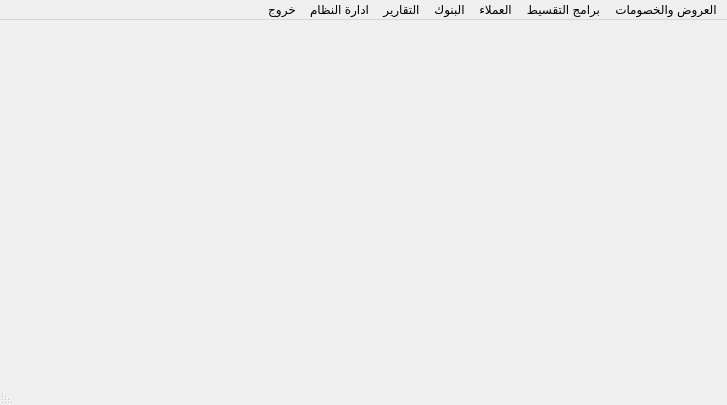
<?xml version="1.0" encoding="UTF-8"?>
<ui version="4.0">
 <class>MainWindow</class>
 <widget class="QMainWindow" name="MainWindow">
  <property name="geometry">
   <rect>
    <x>0</x>
    <y>0</y>
    <width>727</width>
    <height>405</height>
   </rect>
  </property>
  <property name="windowTitle">
   <string>MainWindow</string>
  </property>
  <property name="layoutDirection">
   <enum>Qt::RightToLeft</enum>
  </property>
  <property name="autoFillBackground">
   <bool>false</bool>
  </property>
  <property name="styleSheet">
   <string notr="true"/>
  </property>
  <widget class="QWidget" name="centralwidget"/>
  <widget class="QMenuBar" name="QMenubar">
   <property name="geometry">
    <rect>
     <x>0</x>
     <y>0</y>
     <width>727</width>
     <height>23</height>
    </rect>
   </property>
   <property name="layoutDirection">
    <enum>Qt::RightToLeft</enum>
   </property>
   <widget class="QMenu" name="QM_System">
    <property name="layoutDirection">
     <enum>Qt::RightToLeft</enum>
    </property>
    <property name="title">
     <string>ادارة النظام</string>
    </property>
    <widget class="QMenu" name="QM_Master_Data">
     <property name="layoutDirection">
      <enum>Qt::RightToLeft</enum>
     </property>
     <property name="title">
      <string>البيانات الاساسية</string>
     </property>
     <addaction name="action_28"/>
     <addaction name="action_26"/>
     <addaction name="action_24"/>
     <addaction name="action_25"/>
     <addaction name="action_27"/>
     <addaction name="action_30"/>
     <addaction name="action_35"/>
     <addaction name="action_129"/>
     <addaction name="action_4"/>
     <addaction name="action_BMC_2"/>
     <addaction name="action_140"/>
    </widget>
    <widget class="QMenu" name="QM_Authorization">
     <property name="layoutDirection">
      <enum>Qt::RightToLeft</enum>
     </property>
     <property name="title">
      <string>ادارة المستخدمين</string>
     </property>
     <widget class="QMenu" name="QM_User">
      <property name="title">
       <string>Users</string>
      </property>
      <addaction name="QAct_Create_User"/>
      <addaction name="QAct_Modify_User"/>
      <addaction name="QAct_Copy_User"/>
      <addaction name="QAct_Reset_User_Password"/>
      <addaction name="QAct_Assign_User_to_Roles"/>
      <addaction name="QAct_Create_User_Card"/>
      <addaction name="QAct_Modify_User_Card"/>
     </widget>
     <widget class="QMenu" name="QM_Form">
      <property name="title">
       <string>Forms</string>
      </property>
      <addaction name="QAct_Create_Form"/>
      <addaction name="QAct_Modify_Form"/>
      <addaction name="QAct_Create_Form_Item"/>
      <addaction name="QAct_Modify_Form_Item"/>
     </widget>
     <widget class="QMenu" name="QM_Privilage">
      <property name="title">
       <string>Privilages</string>
      </property>
      <addaction name="QAct_Create_Privilage"/>
     </widget>
     <widget class="QMenu" name="QM_Role">
      <property name="title">
       <string>Roles</string>
      </property>
      <addaction name="QAct_Create_Role"/>
      <addaction name="QAct_Modify_Role"/>
      <addaction name="QAct_Modify_Roles_Privilages"/>
      <addaction name="QAct_Copy_Role"/>
     </widget>
     <widget class="QMenu" name="QM_Function_Key">
      <property name="title">
       <string>Function Keys</string>
      </property>
      <addaction name="QAct_Create_Function_Keys"/>
      <addaction name="QAct_Modify_Function_Keys"/>
     </widget>
     <addaction name="QM_User"/>
     <addaction name="QM_Role"/>
     <addaction name="QM_Privilage"/>
     <addaction name="QM_Form"/>
     <addaction name="QM_Function_Key"/>
    </widget>
    <addaction name="QM_Master_Data"/>
    <addaction name="QM_Authorization"/>
   </widget>
   <widget class="QMenu" name="QM_Promotion">
    <property name="layoutDirection">
     <enum>Qt::RightToLeft</enum>
    </property>
    <property name="title">
     <string>العروض والخصومات</string>
    </property>
    <widget class="QMenu" name="QM_Promotion_Prom">
     <property name="layoutDirection">
      <enum>Qt::RightToLeft</enum>
     </property>
     <property name="autoFillBackground">
      <bool>false</bool>
     </property>
     <property name="title">
      <string>العروض</string>
     </property>
     <addaction name="QAct_Prom_Add"/>
     <addaction name="QAct_Prom_Edit"/>
     <addaction name="separator"/>
     <addaction name="QAct_Prom_Activate"/>
     <addaction name="separator"/>
     <addaction name="QAct_Prom_Deactivate"/>
     <addaction name="separator"/>
     <addaction name="QAct_Prom_Date_Increase"/>
     <addaction name="separator"/>
     <addaction name="QAct_Prom_Copy"/>
     <addaction name="separator"/>
     <addaction name="QAct_Prom_Upload"/>
     <addaction name="separator"/>
    </widget>
    <widget class="QMenu" name="QM_Promotion_Voucher">
     <property name="title">
      <string>قسيمة مشتريات</string>
     </property>
     <addaction name="QAct_Voucher_Add"/>
     <addaction name="QAct_Voucher_Edit"/>
     <addaction name="separator"/>
     <addaction name="QAct_Voucher_Activate"/>
     <addaction name="separator"/>
     <addaction name="QAct_Voucher_Deactivate"/>
     <addaction name="separator"/>
     <addaction name="QAct_Voucher_Print"/>
    </widget>
    <widget class="QMenu" name="QM_Promotion_Magazine">
     <property name="title">
      <string>المجلة</string>
     </property>
     <addaction name="QAct_Magazine_Add"/>
     <addaction name="separator"/>
     <addaction name="QAct_Magazine_Edit"/>
     <addaction name="separator"/>
     <addaction name="QAct_Magazine_Actiavte"/>
     <addaction name="QAct_Magazine_Deactivate"/>
    </widget>
    <widget class="QMenu" name="QM_Promotion_Coupon">
     <property name="title">
      <string>كوبونات الخصم</string>
     </property>
     <addaction name="QAct_Coupon_Add"/>
     <addaction name="QAct_Coupon_Edit"/>
     <addaction name="separator"/>
     <addaction name="QAct_Coupon_Activate"/>
     <addaction name="separator"/>
     <addaction name="QAct_Coupon_Deactivate"/>
     <addaction name="separator"/>
     <addaction name="QAct_Coupon_Print"/>
     <addaction name="separator"/>
    </widget>
    <addaction name="QM_Promotion_Prom"/>
    <addaction name="separator"/>
    <addaction name="QM_Promotion_Coupon"/>
    <addaction name="separator"/>
    <addaction name="QM_Promotion_Voucher"/>
    <addaction name="separator"/>
    <addaction name="QM_Promotion_Magazine"/>
    <addaction name="separator"/>
   </widget>
   <widget class="QMenu" name="QM_Installment">
    <property name="layoutDirection">
     <enum>Qt::RightToLeft</enum>
    </property>
    <property name="title">
     <string>برامج التقسيط</string>
    </property>
    <widget class="QMenu" name="QM_Installment_System">
     <property name="layoutDirection">
      <enum>Qt::RightToLeft</enum>
     </property>
     <property name="title">
      <string>نظام التقسيط</string>
     </property>
     <addaction name="QAct_Install_Create"/>
     <addaction name="QAct_Install_Edit"/>
     <addaction name="QAct_Install_Activate_Deactivate"/>
    </widget>
    <widget class="QMenu" name="QM_Installment_Item">
     <property name="layoutDirection">
      <enum>Qt::RightToLeft</enum>
     </property>
     <property name="title">
      <string>اصناف التقسيط</string>
     </property>
     <addaction name="QAct_Install_Item_Upload"/>
     <addaction name="QAct_Install_Item_Upload_Reject"/>
    </widget>
    <addaction name="QM_Installment_System"/>
    <addaction name="QM_Installment_Item"/>
   </widget>
   <widget class="QMenu" name="QM_Customer">
    <property name="layoutDirection">
     <enum>Qt::RightToLeft</enum>
    </property>
    <property name="title">
     <string>العملاء</string>
    </property>
    <widget class="QMenu" name="QM_Customer_Data">
     <property name="layoutDirection">
      <enum>Qt::RightToLeft</enum>
     </property>
     <property name="title">
      <string>بيانات العملاء</string>
     </property>
     <addaction name="QAct_Cust_Add"/>
     <addaction name="QAct_Cust_Edit"/>
     <addaction name="QAct_Cust_Deactivate"/>
     <addaction name="separator"/>
     <addaction name="QAct_Cust_Upload_Data"/>
     <addaction name="separator"/>
     <addaction name="QAct_Cust_Card"/>
     <addaction name="separator"/>
     <addaction name="QAct_Cust_Points_Upload"/>
    </widget>
    <widget class="QMenu" name="QM_Customer_Group">
     <property name="layoutDirection">
      <enum>Qt::RightToLeft</enum>
     </property>
     <property name="title">
      <string>مجموعات  العملاء</string>
     </property>
     <addaction name="QAct_Cust_Grp_Add"/>
     <addaction name="QAct_Cust_Grp_Edit"/>
     <addaction name="QAct_Cust_Grp_Deactivate"/>
     <addaction name="separator"/>
    </widget>
    <widget class="QMenu" name="QM_Customer_Level">
     <property name="title">
      <string>مستويات العملاء</string>
     </property>
     <addaction name="QAct_Cust_Lvl_Add"/>
     <addaction name="QAct_Cust_Lvl_Edit"/>
     <addaction name="QAct_Cust_Lvl_Promote"/>
     <addaction name="QAct_Cust_Promote_Manual"/>
    </widget>
    <widget class="QMenu" name="QM_Customer_Points">
     <property name="title">
      <string>الهدايا والنقاط المكتسبة</string>
     </property>
     <addaction name="QAct_Cust_Gift_Define"/>
     <addaction name="QAct_Cust_Points_Redeem_Define"/>
     <addaction name="separator"/>
     <addaction name="QAct_Cust_Points_By_Section"/>
     <addaction name="QAct_Cust_Points_By_Item"/>
     <addaction name="QAct_Cust_Points_Data_Upload"/>
     <addaction name="separator"/>
    </widget>
    <widget class="QMenu" name="QM_Customer_Redeem">
     <property name="title">
      <string>منح الهدايا واستبدال النقاط</string>
     </property>
     <addaction name="QAct_Cust_Redeem_Voucher"/>
     <addaction name="QAct_Cust_Redeem_Gift"/>
     <addaction name="QAct_Cust_Gift_make"/>
     <addaction name="QAct_Cust_Redeem_Voucher_Print"/>
    </widget>
    <addaction name="QM_Customer_Group"/>
    <addaction name="QM_Customer_Level"/>
    <addaction name="separator"/>
    <addaction name="QM_Customer_Data"/>
    <addaction name="separator"/>
    <addaction name="QM_Customer_Points"/>
    <addaction name="QM_Customer_Redeem"/>
    <addaction name="action_2"/>
   </widget>
   <widget class="QMenu" name="QM_Report">
    <property name="layoutDirection">
     <enum>Qt::RightToLeft</enum>
    </property>
    <property name="title">
     <string>التقارير</string>
    </property>
    <widget class="QMenu" name="QM_Report_Master_Data">
     <property name="layoutDirection">
      <enum>Qt::RightToLeft</enum>
     </property>
     <property name="title">
      <string>تقارير البيانات الاساسية</string>
     </property>
     <addaction name="QAct_Report_Master_Data_1"/>
     <addaction name="QAct_Report_Master_Data_2"/>
     <addaction name="QAct_Report_Master_Data_3"/>
     <addaction name="QAct_Report_Master_Data_4"/>
     <addaction name="QAct_Report_Master_Data_5"/>
    </widget>
    <widget class="QMenu" name="QM_Report_Sale">
     <property name="layoutDirection">
      <enum>Qt::RightToLeft</enum>
     </property>
     <property name="title">
      <string>تقارير المبيعات</string>
     </property>
     <addaction name="QAct_Report_Sale_1"/>
     <addaction name="QAct_Report_Sale_2"/>
     <addaction name="QAct_Report_Sale_3"/>
     <addaction name="QAct_Report_Sale_4"/>
     <addaction name="QAct_Report_Sale_5"/>
     <addaction name="QAct_Report_Sale_6"/>
     <addaction name="QAct_Report_Sale_7"/>
     <addaction name="QAct_Report_Sale_8"/>
     <addaction name="QAct_Report_Sale_9"/>
     <addaction name="QAct_Report_Sale_10"/>
     <addaction name="QAct_Report_Sale_11"/>
     <addaction name="QAct_Report_Sale_12"/>
     <addaction name="QAct_Report_Sale_13"/>
    </widget>
    <widget class="QMenu" name="QM_Report_Main_Safe">
     <property name="title">
      <string>تقارير الخزينة المركزية</string>
     </property>
     <addaction name="QAct_Report_Main_Safe_1"/>
     <addaction name="QAct_Report_Main_Safe_2"/>
     <addaction name="QAct_Report_Main_Safe_3"/>
     <addaction name="QAct_Report_Main_Safe_4"/>
     <addaction name="QAct_Report_Main_Safe_5"/>
     <addaction name="QAct_Report_Main_Safe_6"/>
     <addaction name="QAct_Report_Main_Safe_7"/>
     <addaction name="QAct_Report_Main_Safe_8"/>
     <addaction name="QAct_Report_Main_Safe_9"/>
     <addaction name="QAct_Report_Main_Safe_10"/>
    </widget>
    <widget class="QMenu" name="QM_Report_Return">
     <property name="title">
      <string>تقارير الارتجاع</string>
     </property>
     <addaction name="QAct_Report_Return_1"/>
     <addaction name="QAct_Report_Return_2"/>
     <addaction name="QAct_Report_Return_3"/>
     <addaction name="QAct_Report_Return_4"/>
     <addaction name="QAct_Report_Return_5"/>
    </widget>
    <widget class="QMenu" name="QM_Report_KPI">
     <property name="title">
      <string>تقارير احصائية عملاء التجزئة</string>
     </property>
     <addaction name="QAct_Report_KPI_1"/>
     <addaction name="QAct_Report_KPI_2"/>
     <addaction name="QAct_Report_KPI_3"/>
    </widget>
    <widget class="QMenu" name="QM_Report_Checking">
     <property name="title">
      <string>تقارير رقابية</string>
     </property>
     <addaction name="action_119"/>
     <addaction name="action_120"/>
     <addaction name="action_121"/>
     <addaction name="action_122"/>
     <addaction name="action_123"/>
    </widget>
    <widget class="QMenu" name="QM_Report_Promotion">
     <property name="title">
      <string>تقارير العروض والخصومات</string>
     </property>
     <addaction name="QAct_Report_Promotion_1"/>
     <addaction name="QAct_Report_Promotion_2"/>
     <addaction name="QAct_Report_Promotion_3"/>
    </widget>
    <widget class="QMenu" name="QM_Report_Bank">
     <property name="layoutDirection">
      <enum>Qt::RightToLeft</enum>
     </property>
     <property name="title">
      <string>تقارير البنوك</string>
     </property>
     <widget class="QMenu" name="menu_25">
      <property name="layoutDirection">
       <enum>Qt::RightToLeft</enum>
      </property>
      <property name="title">
       <string>كروت الإئتمان</string>
      </property>
      <addaction name="action_104"/>
      <addaction name="action_103"/>
      <addaction name="action_105"/>
      <addaction name="action_9"/>
     </widget>
     <addaction name="action_3"/>
     <addaction name="menu_25"/>
    </widget>
    <widget class="QMenu" name="QM_Report_Installment">
     <property name="title">
      <string>تقارير انظمة التقسيط</string>
     </property>
     <addaction name="action_22"/>
     <addaction name="action_46"/>
     <addaction name="action_23"/>
     <addaction name="action_29"/>
     <addaction name="action_36"/>
     <addaction name="action_39"/>
    </widget>
    <widget class="QMenu" name="QM_Report_Cust">
     <property name="title">
      <string>تقارير العملاء</string>
     </property>
     <addaction name="QAct_Report_Cust_1"/>
     <addaction name="QAct_Report_Cust_2"/>
     <addaction name="QAct_Report_Cust_3"/>
     <addaction name="QAct_Report_Cust_4"/>
     <addaction name="QAct_Report_Cust_5"/>
     <addaction name="QAct_Report_Cust_6"/>
     <addaction name="QAct_Report_Cust_7"/>
     <addaction name="QAct_Report_Cust_8"/>
     <addaction name="QAct_Report_Cust_9"/>
     <addaction name="QAct_Report_Cust_10"/>
     <addaction name="QAct_Report_Cust_11"/>
     <addaction name="QAct_Report_Cust_12"/>
     <addaction name="QAct_Report_Cust_13"/>
     <addaction name="QAct_Report_Cust_14"/>
     <addaction name="QAct_Report_Cust_15"/>
     <addaction name="QAct_Report_Cust_16"/>
     <addaction name="QAct_Report_Cust_17"/>
     <addaction name="separator"/>
     <addaction name="QAct_Report_Cust_18"/>
     <addaction name="QAct_Report_Cust_19"/>
     <addaction name="QAct_Report_Cust_20"/>
     <addaction name="QAct_Report_Cust_21"/>
     <addaction name="QAct_Report_Cust_22"/>
     <addaction name="QAct_Report_Cust_23"/>
    </widget>
    <addaction name="QM_Report_Cust"/>
    <addaction name="QM_Report_Sale"/>
    <addaction name="QM_Report_Return"/>
    <addaction name="QM_Report_Main_Safe"/>
    <addaction name="QM_Report_KPI"/>
    <addaction name="QM_Report_Master_Data"/>
    <addaction name="QM_Report_Promotion"/>
    <addaction name="QM_Report_Bank"/>
    <addaction name="QM_Report_Installment"/>
    <addaction name="QAct_Report_Invoice"/>
    <addaction name="QAct_Report_Vendor"/>
    <addaction name="QM_Report_Checking"/>
   </widget>
   <widget class="QMenu" name="QM_Exit">
    <property name="title">
     <string>خروج</string>
    </property>
    <addaction name="QAct_Exit"/>
   </widget>
   <widget class="QMenu" name="menu_2">
    <property name="title">
     <string>البنوك</string>
    </property>
    <addaction name="QAct_create_Bank"/>
    <addaction name="QAct_modify_Bank"/>
   </widget>
   <addaction name="QM_Promotion"/>
   <addaction name="QM_Installment"/>
   <addaction name="QM_Customer"/>
   <addaction name="menu_2"/>
   <addaction name="QM_Report"/>
   <addaction name="QM_System"/>
   <addaction name="QM_Exit"/>
  </widget>
  <widget class="QStatusBar" name="statusbar"/>
  <action name="action_6">
   <property name="text">
    <string>تفعيل العروض</string>
   </property>
  </action>
  <action name="action_7">
   <property name="text">
    <string>مد سريان العروض</string>
   </property>
  </action>
  <action name="action_8">
   <property name="text">
    <string>ايقاف العروض</string>
   </property>
  </action>
  <action name="action_11">
   <property name="text">
    <string>انشاء عرض من اخر منتهى</string>
   </property>
  </action>
  <action name="QAct_Cust_Add">
   <property name="text">
    <string>انشاء عميل</string>
   </property>
  </action>
  <action name="QAct_Cust_Edit">
   <property name="text">
    <string>تعديل بيانات عميل</string>
   </property>
  </action>
  <action name="QAct_Cust_Deactivate">
   <property name="text">
    <string>ايقاف عميل</string>
   </property>
  </action>
  <action name="QAct_Cust_Grp_Add">
   <property name="text">
    <string>انشاء مجموعة عملاء</string>
   </property>
  </action>
  <action name="QAct_Cust_Grp_Edit">
   <property name="text">
    <string>تعديل مجموعة عملاء</string>
   </property>
  </action>
  <action name="QAct_Cust_Grp_Deactivate">
   <property name="text">
    <string>ايقاف مجموعة عملاء</string>
   </property>
  </action>
  <action name="action_24">
   <property name="text">
    <string>طرق الدفع</string>
   </property>
  </action>
  <action name="action_25">
   <property name="text">
    <string>البنوك</string>
   </property>
  </action>
  <action name="action_26">
   <property name="text">
    <string>الفروع</string>
   </property>
  </action>
  <action name="action_27">
   <property name="text">
    <string>انواع العروض</string>
   </property>
  </action>
  <action name="action_28">
   <property name="text">
    <string>الشركات</string>
   </property>
  </action>
  <action name="action_30">
   <property name="text">
    <string>انواع التقسيط</string>
   </property>
  </action>
  <action name="QAct_Install_Create">
   <property name="text">
    <string>انشاء نظام التقسيط</string>
   </property>
  </action>
  <action name="QAct_Install_Edit">
   <property name="text">
    <string>تعديل نظام التقسيط</string>
   </property>
  </action>
  <action name="QAct_Install_Activate_Deactivate">
   <property name="text">
    <string>تفعيل /ايقاف نظام التقسيط</string>
   </property>
  </action>
  <action name="action_5">
   <property name="text">
    <string>ايقاف نظام التقسيط</string>
   </property>
  </action>
  <action name="action_35">
   <property name="text">
    <string>انواع الموردين</string>
   </property>
  </action>
  <action name="QAct_Report_Master_Data_1">
   <property name="text">
    <string>استعلام عن بيانات صنف</string>
   </property>
  </action>
  <action name="QAct_Report_Master_Data_2">
   <property name="text">
    <string>استعلام عن بيانات مورد</string>
   </property>
  </action>
  <action name="action_42">
   <property name="text">
    <string>تقارير مبيعات بالصنف</string>
   </property>
  </action>
  <action name="action_43">
   <property name="text">
    <string>تقارير مبيعات بالقسم</string>
   </property>
  </action>
  <action name="action_44">
   <property name="text">
    <string>تقارير مبيعات بالادارة</string>
   </property>
  </action>
  <action name="QAct_Prom_Add">
   <property name="text">
    <string>انشاء العروض</string>
   </property>
  </action>
  <action name="QAct_Prom_Activate">
   <property name="text">
    <string>تنشيط العروض</string>
   </property>
  </action>
  <action name="QAct_Prom_Deactivate">
   <property name="text">
    <string>ايقاف العروض</string>
   </property>
  </action>
  <action name="QAct_Prom_Date_Increase">
   <property name="text">
    <string>مد سريان العروض</string>
   </property>
  </action>
  <action name="QAct_Prom_Copy">
   <property name="text">
    <string>انشاء عرض من اخر منتهى</string>
   </property>
  </action>
  <action name="QAct_Prom_Upload">
   <property name="text">
    <string>تحميل اصناف العروض</string>
   </property>
  </action>
  <action name="QAct_Coupon_Add">
   <property name="text">
    <string>انشاء كوبون الخصم</string>
   </property>
  </action>
  <action name="QAct_Coupon_Activate">
   <property name="text">
    <string>تنشيط كوبون الخصم</string>
   </property>
  </action>
  <action name="QAct_Coupon_Edit">
   <property name="text">
    <string>تعديل كوبون الخصم</string>
   </property>
  </action>
  <action name="QAct_Coupon_Print">
   <property name="text">
    <string>طباعة كوبون الخصم</string>
   </property>
  </action>
  <action name="QAct_Coupon_Deactivate">
   <property name="text">
    <string>ايقاف كوبون الخصم</string>
   </property>
  </action>
  <action name="QAct_Prom_Edit">
   <property name="text">
    <string>تعديل العروض</string>
   </property>
  </action>
  <action name="QAct_Voucher_Add">
   <property name="text">
    <string>انشاء قسيمة مشتريات</string>
   </property>
  </action>
  <action name="QAct_Voucher_Edit">
   <property name="text">
    <string>تعديل قسيمة مشتريات</string>
   </property>
  </action>
  <action name="QAct_Voucher_Deactivate">
   <property name="text">
    <string>ايقاف قسيمة مشتريات</string>
   </property>
  </action>
  <action name="QAct_Voucher_Activate">
   <property name="text">
    <string>تنشيط قسيمة مشتريات</string>
   </property>
  </action>
  <action name="QAct_Voucher_Print">
   <property name="text">
    <string>طباعة قسيمة مشتريات</string>
   </property>
  </action>
  <action name="QAct_Magazine_Add">
   <property name="text">
    <string>انشاء مجلة</string>
   </property>
  </action>
  <action name="QAct_Magazine_Edit">
   <property name="text">
    <string>تعديل مجلة</string>
   </property>
  </action>
  <action name="action_71">
   <property name="text">
    <string>الاستعلام عن العروض </string>
   </property>
  </action>
  <action name="action_72">
   <property name="text">
    <string>الاستعلام عن كوبونات الخصم</string>
   </property>
  </action>
  <action name="action_73">
   <property name="text">
    <string>الاستعلام عن قسيمة مشتريات</string>
   </property>
  </action>
  <action name="QAct_Magazine_Actiavte">
   <property name="text">
    <string>تنشيط مجلة</string>
   </property>
  </action>
  <action name="QAct_Report_Master_Data_3">
   <property name="text">
    <string>استعلام عن الاصناف طبقا للتقسيم السلعى BMC</string>
   </property>
  </action>
  <action name="QAct_Report_Master_Data_4">
   <property name="text">
    <string>استعلام عن الاصناف على نقاط البيع</string>
   </property>
  </action>
  <action name="QAct_Report_Return_1">
   <property name="text">
    <string>تقارير اسباب الارتجاع</string>
   </property>
  </action>
  <action name="QAct_Report_Master_Data_5">
   <property name="text">
    <string>استعلام عن اجمالى عدد الاصناف حسب كل قسم</string>
   </property>
  </action>
  <action name="QAct_Report_Sale_6">
   <property name="text">
    <string>مبيعات الاصناف بالساعة</string>
   </property>
  </action>
  <action name="QAct_Report_Sale_7">
   <property name="text">
    <string>مبيعات المجموعات الفرعية بالساعة</string>
   </property>
  </action>
  <action name="QAct_Report_Sale_4">
   <property name="text">
    <string>تقرير مبيعات الاصناف حسب الايام</string>
   </property>
  </action>
  <action name="QAct_Report_Sale_5">
   <property name="text">
    <string>تقرير مبيعات المجموعات الفرعية حسب الايام</string>
   </property>
  </action>
  <action name="QAct_Report_Invoice">
   <property name="text">
    <string>الاستعلام عن الفواتير</string>
   </property>
  </action>
  <action name="action_86">
   <property name="text">
    <string>تقارير المدفوعات</string>
   </property>
  </action>
  <action name="QAct_Report_Sale_2">
   <property name="text">
    <string>تقرير مبيعات الصنف على مستوى القسم</string>
   </property>
  </action>
  <action name="QAct_Report_Sale_1">
   <property name="text">
    <string>تقرير مبيعات الصنف على مستوى الادارة</string>
   </property>
  </action>
  <action name="QAct_Report_Sale_3">
   <property name="text">
    <string>تقرير مبيعات الفرع على مستوى نقاط البيع</string>
   </property>
  </action>
  <action name="QAct_Report_Sale_8">
   <property name="text">
    <string>تقرير مبيعات الاصناف حسب فئات الضريبة</string>
   </property>
  </action>
  <action name="QAct_Report_Sale_9">
   <property name="text">
    <string>تقرير مبيعات الاصناف على مستوى الصراف</string>
   </property>
  </action>
  <action name="QAct_Report_Return_5">
   <property name="text">
    <string>تقرير بالاصناف الملغاة فترة</string>
   </property>
  </action>
  <action name="QAct_Report_Sale_10">
   <property name="text">
    <string>تقرير مبيعات اصناف العروض والخصومات</string>
   </property>
  </action>
  <action name="QAct_Report_Return_2">
   <property name="text">
    <string>تقرير اجمالى المرتجعات حسب اسباب الارتجاع</string>
   </property>
  </action>
  <action name="QAct_Report_Return_3">
   <property name="text">
    <string>تقرير تفصيلى بالمرتجعات</string>
   </property>
  </action>
  <action name="QAct_Report_Return_4">
   <property name="text">
    <string>تقرير باكثر اصناف الارتجاع</string>
   </property>
  </action>
  <action name="QAct_Report_Sale_11">
   <property name="text">
    <string>تقرير اكثر الاصناف مبيعا</string>
   </property>
  </action>
  <action name="QAct_Report_Sale_12">
   <property name="text">
    <string> مبيعات الاصناف حسب نوع الصنف</string>
   </property>
  </action>
  <action name="QAct_Report_Main_Safe_1">
   <property name="text">
    <string>تقرير جرد خزينة الصراف</string>
   </property>
  </action>
  <action name="QAct_Report_Main_Safe_2">
   <property name="text">
    <string>اجمالى حركة صراف</string>
   </property>
  </action>
  <action name="QAct_Report_Main_Safe_3">
   <property name="text">
    <string>اجمالى حركة نقاط البيع</string>
   </property>
  </action>
  <action name="action_103">
   <property name="text">
    <string>تقرير حركة كروت الإئتمان</string>
   </property>
  </action>
  <action name="action_104">
   <property name="text">
    <string>تقرير بالكروت المرتجعة</string>
   </property>
  </action>
  <action name="action_105">
   <property name="text">
    <string>تقرير طرق استخدام كروت الإئتمان حسب نقاط البيع</string>
   </property>
  </action>
  <action name="QAct_Report_Main_Safe_4">
   <property name="text">
    <string>تقرير تدفق النقدية حسب كل كاشير</string>
   </property>
  </action>
  <action name="QAct_Report_Sale_13">
   <property name="text">
    <string>مبيعات الفرع موزع حسب طريقة السداد</string>
   </property>
  </action>
  <action name="QAct_Report_Main_Safe_5">
   <property name="text">
    <string>تقرير تدفق النقدية حسب الايام</string>
   </property>
  </action>
  <action name="QAct_Report_Main_Safe_6">
   <property name="text">
    <string>تقرير تدفق النقدية حسب نقاط البيع</string>
   </property>
  </action>
  <action name="QAct_Report_Main_Safe_7">
   <property name="text">
    <string>تقرير قيمة فروق التقريب</string>
   </property>
  </action>
  <action name="QAct_Report_Main_Safe_8">
   <property name="text">
    <string>تقرير عجز وزيادة الصرافين تفصيلى</string>
   </property>
  </action>
  <action name="action_112">
   <property name="text">
    <string>تقرير اجمالى عجز وزيادة الصرافين تفصيلى</string>
   </property>
  </action>
  <action name="QAct_Report_Main_Safe_9">
   <property name="text">
    <string>تقرير الفواتير المباعة ائتمان وتم الارتجاع نقدى</string>
   </property>
  </action>
  <action name="QAct_Report_Main_Safe_10">
   <property name="text">
    <string>تقرير حسب طريقة السداد</string>
   </property>
  </action>
  <action name="QAct_Report_KPI_1">
   <property name="text">
    <string>تقارير بعدد العملاء ومتوسط الشراء</string>
   </property>
  </action>
  <action name="QAct_Report_KPI_2">
   <property name="text">
    <string>تقارير بعدد العملاء طبقا لقيمة المشتريات</string>
   </property>
  </action>
  <action name="QAct_Report_KPI_3">
   <property name="text">
    <string>تقارير بعدد العملاء طبقا لقيمة لعدد الساعات</string>
   </property>
  </action>
  <action name="action_119">
   <property name="text">
    <string>تقرير مراقبة انشطة الصراف</string>
   </property>
  </action>
  <action name="action_120">
   <property name="text">
    <string>عدد الفواتير لكل صراف</string>
   </property>
  </action>
  <action name="action_121">
   <property name="text">
    <string>تقرير بتوقيت فواتير الكاشير</string>
   </property>
  </action>
  <action name="action_122">
   <property name="text">
    <string>تقرير متابعة وصول المبيعات من نقاط البيع بالايام</string>
   </property>
  </action>
  <action name="action_123">
   <property name="text">
    <string>تقرير متابعة وصول المبيعات من نقاط البيع بالنقاط</string>
   </property>
  </action>
  <action name="QAct_Report_Promotion_1">
   <property name="text">
    <string>الاستعلام عن العروض </string>
   </property>
  </action>
  <action name="QAct_Report_Promotion_2">
   <property name="text">
    <string>الاستعلام عن كوبونات الخصم</string>
   </property>
  </action>
  <action name="QAct_Report_Promotion_3">
   <property name="text">
    <string>الاستعلام عن قسيمة مشتريات</string>
   </property>
  </action>
  <action name="QAct_Create_User">
   <property name="text">
    <string>Create User</string>
   </property>
  </action>
  <action name="QAct_Modify_User">
   <property name="text">
    <string>Modify User</string>
   </property>
  </action>
  <action name="QAct_Copy_User">
   <property name="text">
    <string>Copy User</string>
   </property>
  </action>
  <action name="QAct_Reset_User_Password">
   <property name="text">
    <string>Reset User Password</string>
   </property>
  </action>
  <action name="QAct_Create_Role">
   <property name="text">
    <string>Create Role</string>
   </property>
  </action>
  <action name="QAct_Modify_Role">
   <property name="text">
    <string>Modify Role</string>
   </property>
  </action>
  <action name="QAct_Assign_User_to_Roles">
   <property name="text">
    <string>Assign User to Roles</string>
   </property>
  </action>
  <action name="QAct_Modify_Roles_Privilages">
   <property name="text">
    <string>Modify Roles Privilages and Function Keys</string>
   </property>
  </action>
  <action name="QAct_Create_Form">
   <property name="text">
    <string>Create Form</string>
   </property>
  </action>
  <action name="QAct_Modify_Form">
   <property name="text">
    <string>Modify Form</string>
   </property>
  </action>
  <action name="QAct_Create_Form_Item">
   <property name="text">
    <string>Create Form Item</string>
   </property>
  </action>
  <action name="QAct_Modify_Form_Item">
   <property name="text">
    <string>Modify Form Item</string>
   </property>
  </action>
  <action name="QAct_Copy_Role">
   <property name="text">
    <string>Copy Role</string>
   </property>
  </action>
  <action name="QAct_Create_Privilage">
   <property name="text">
    <string>Create Privilage</string>
   </property>
  </action>
  <action name="QAct_Modify_Privilage">
   <property name="text">
    <string>Modify Privilage</string>
   </property>
  </action>
  <action name="QAct_Create_Function_Keys">
   <property name="text">
    <string>Create Function Keys</string>
   </property>
  </action>
  <action name="QAct_Modify_Function_Keys">
   <property name="text">
    <string>Modify Function Keys</string>
   </property>
  </action>
  <action name="actionAssign_Function_Keys_to_Roles">
   <property name="text">
    <string>Assign Function Keys to Roles</string>
   </property>
  </action>
  <action name="actionAssign_Function_Keys_to_Roles_2">
   <property name="text">
    <string>Assign Function Keys to Roles</string>
   </property>
  </action>
  <action name="QAct_Create_User_Card">
   <property name="text">
    <string>Create User Card</string>
   </property>
  </action>
  <action name="QAct_Modify_User_Card">
   <property name="text">
    <string>Modify User Card</string>
   </property>
  </action>
  <action name="action_129">
   <property name="text">
    <string>انواع المستخدمين</string>
   </property>
  </action>
  <action name="QAct_Report_Vendor">
   <property name="text">
    <string>الاستعلام عن الموردين</string>
   </property>
  </action>
  <action name="action_3">
   <property name="text">
    <string>الاستعلام عن البنوك</string>
   </property>
  </action>
  <action name="action_BMC_2">
   <property name="text">
    <string>شجرة الاصناف BMC</string>
   </property>
  </action>
  <action name="action_4">
   <property name="text">
    <string>تحديث الموردين</string>
   </property>
  </action>
  <action name="action_9">
   <property name="text">
    <string>تقرير حركة كروت الائتمان تقسيط</string>
   </property>
  </action>
  <action name="action_22">
   <property name="text">
    <string>تقرير قواعد التقسيط</string>
   </property>
  </action>
  <action name="action_23">
   <property name="text">
    <string>تقرير فواتير البيع تقسيط</string>
   </property>
  </action>
  <action name="action_29">
   <property name="text">
    <string>تقرير اجمالى مبيعات التقسيط فترة</string>
   </property>
  </action>
  <action name="action_36">
   <property name="text">
    <string>تقرير الاصناف الممنوعة من التقسيط</string>
   </property>
  </action>
  <action name="action_39">
   <property name="text">
    <string>تقرير مجموعات الاصناف حسب نظام التقسيط </string>
   </property>
  </action>
  <action name="QAct_Install_Item_Upload">
   <property name="text">
    <string>تحميل اصناف نظام التقسيط</string>
   </property>
  </action>
  <action name="QAct_Install_Item_Upload_Reject">
   <property name="text">
    <string>تحميل اصناف ممنوعة لنظام التقسيط</string>
   </property>
  </action>
  <action name="action_46">
   <property name="text">
    <string>تقرير انظمة التقسيط</string>
   </property>
  </action>
  <action name="action_55">
   <property name="text">
    <string>انشاء مستوى عملاء</string>
   </property>
  </action>
  <action name="action_56">
   <property name="text">
    <string>تعديل مستوى عملاء</string>
   </property>
  </action>
  <action name="QAct_Cust_Lvl_Add">
   <property name="text">
    <string>انشاء مستوى عملاء</string>
   </property>
  </action>
  <action name="QAct_Cust_Lvl_Edit">
   <property name="text">
    <string>تعديل مستوى عملاء</string>
   </property>
  </action>
  <action name="QAct_Cust_Lvl_Promote">
   <property name="text">
    <string>شروط ترقية مستوى عملاء</string>
   </property>
  </action>
  <action name="QAct_Cust_Upload_Data">
   <property name="text">
    <string>تحميل ملف بيانات عملاء</string>
   </property>
  </action>
  <action name="QAct_Cust_Gift_Define">
   <property name="text">
    <string>تعريف اصناف الهدايا</string>
   </property>
  </action>
  <action name="QAct_Cust_Points_By_Section">
   <property name="text">
    <string>تسجيل عدد وقيمة النقاط على مستوى الاقسام</string>
   </property>
  </action>
  <action name="QAct_Cust_Points_By_Item">
   <property name="text">
    <string>تسجيل عدد وقيمة النقاط على مستوى الاصناف</string>
   </property>
  </action>
  <action name="QAct_Cust_Points_Data_Upload">
   <property name="text">
    <string>تحميل ملف عدد وقيمة النقاط</string>
   </property>
  </action>
  <action name="QAct_Cust_Points_Redeem_Define">
   <property name="text">
    <string>تعريف قيمة استبدال النقاط</string>
   </property>
  </action>
  <action name="QAct_Cust_Card">
   <property name="text">
    <string>اصدار وطباعة كروت العملاء</string>
   </property>
  </action>
  <action name="QAct_Cust_Points_Upload">
   <property name="text">
    <string>تحميل نقاط عملاء من خارج النظام</string>
   </property>
  </action>
  <action name="QAct_Cust_Redeem_Voucher">
   <property name="text">
    <string>استبدال النقاط بقسيمة شراء</string>
   </property>
  </action>
  <action name="QAct_Cust_Gift_make">
   <property name="text">
    <string>منح هدايا للعملاء</string>
   </property>
  </action>
  <action name="QAct_Cust_Redeem_Gift">
   <property name="text">
    <string>استبدال النقاط بالهدايا</string>
   </property>
  </action>
  <action name="QAct_Cust_Redeem_Voucher_Print">
   <property name="text">
    <string>اعادة طباعة قسيمة استبدال النقاط</string>
   </property>
  </action>
  <action name="action_140">
   <property name="text">
    <string>اكواد المحافظات والمدن والاحياء</string>
   </property>
  </action>
  <action name="QAct_Report_Cust_1">
   <property name="text">
    <string>تقرير اجمالى مشتريات عميل وعدد زياراته</string>
   </property>
  </action>
  <action name="QAct_Report_Cust_2">
   <property name="text">
    <string>تقرير العملاء ذو اعلى او اقل قيمة مشتريات</string>
   </property>
  </action>
  <action name="QAct_Report_Cust_3">
   <property name="text">
    <string>تقرير العملاء الذين لم يشتروا خلال فترة</string>
   </property>
  </action>
  <action name="QAct_Report_Cust_4">
   <property name="text">
    <string>تقرير بالمبالغ المستحقة للعملاء خلال فترة</string>
   </property>
  </action>
  <action name="QAct_Report_Cust_5">
   <property name="text">
    <string>كشف حساب عميل تفصيلى خلال فترة</string>
   </property>
  </action>
  <action name="QAct_Report_Cust_6">
   <property name="text">
    <string>تقرير مشتريات عميل من الاصناف</string>
   </property>
  </action>
  <action name="QAct_Report_Cust_7">
   <property name="text">
    <string>تقرير مشتريات عميل من الاقسام السلعية</string>
   </property>
  </action>
  <action name="QAct_Report_Cust_8">
   <property name="text">
    <string>تقرير مشتريات عميل من الاقسام الخاضعة وغير الخاضعة للعضوية</string>
   </property>
  </action>
  <action name="QAct_Report_Cust_9">
   <property name="text">
    <string>تقرير اعلى واقل اصناف للعملاء</string>
   </property>
  </action>
  <action name="QAct_Report_Cust_10">
   <property name="text">
    <string>تقرير ارصدة ايصالات استبدال النقاط</string>
   </property>
  </action>
  <action name="QAct_Report_Cust_11">
   <property name="text">
    <string>تقرير تفصيلى حركات عميل</string>
   </property>
  </action>
  <action name="QAct_Report_Cust_12">
   <property name="text">
    <string>تقرير بالقسائم التى انتهى تاريخ صلاحيتها ولم تستخدم</string>
   </property>
  </action>
  <action name="QAct_Report_Cust_13">
   <property name="text">
    <string>تقرير تفصيلى يوضح طرق استبدال النقاط</string>
   </property>
  </action>
  <action name="QAct_Report_Cust_14">
   <property name="text">
    <string>تقرير تفصيلى يوضح اعداد وقيم طرق استبدال النقاط</string>
   </property>
  </action>
  <action name="QAct_Report_Cust_15">
   <property name="text">
    <string>تقرير زيارة العميل للاقسام وقيمة مشترياته</string>
   </property>
  </action>
  <action name="QAct_Report_Cust_16">
   <property name="text">
    <string>تقرير حركات قسائم الشراء الخاصة بالعضوية</string>
   </property>
  </action>
  <action name="QAct_Report_Cust_17">
   <property name="text">
    <string>تقرير بنقاط العملاء حسب مصدر النقاط</string>
   </property>
  </action>
  <action name="action_158">
   <property name="text">
    <string>تقرير مجمع بنقاط العملاء وحسب العميل</string>
   </property>
  </action>
  <action name="QAct_Report_Cust_18">
   <property name="text">
    <string>تقرير بتواريخ ميلاد العملاء</string>
   </property>
  </action>
  <action name="QAct_Report_Cust_19">
   <property name="text">
    <string>تقرير قيم مشتريات العملاء خلال فترة</string>
   </property>
  </action>
  <action name="QAct_Report_Cust_20">
   <property name="text">
    <string>تقرير بارصدة العملاء</string>
   </property>
  </action>
  <action name="QAct_Report_Cust_21">
   <property name="text">
    <string>تقرير بالاصناف المستبدلة للعملاء خلال فترة</string>
   </property>
  </action>
  <action name="QAct_Report_Cust_22">
   <property name="text">
    <string>تقرير بالهدايا الممنوحة للعملاء</string>
   </property>
  </action>
  <action name="QAct_Report_Cust_23">
   <property name="text">
    <string>تقرير لاجراء السحب للعملاء</string>
   </property>
  </action>
  <action name="QAct_Magazine_Deactivate">
   <property name="text">
    <string>أيقاف مجلة</string>
   </property>
  </action>
  <action name="action">
   <property name="text">
    <string>ترقية مستوى العملاء</string>
   </property>
  </action>
  <action name="QAct_Cust_Promote_Manual">
   <property name="text">
    <string>ترقية مستوى عملاء-يدوى</string>
   </property>
  </action>
  <action name="action_2">
   <property name="text">
    <string>خدمة العملاء</string>
   </property>
  </action>
  <action name="QAct_Exit">
   <property name="text">
    <string>خروج</string>
   </property>
  </action>
  <action name="QAct_create_Bank">
   <property name="text">
    <string>أنشاء بنك</string>
   </property>
  </action>
  <action name="QAct_modify_Bank">
   <property name="text">
    <string>تعديل بنك</string>
   </property>
  </action>
 </widget>
 <resources/>
 <connections/>
</ui>
